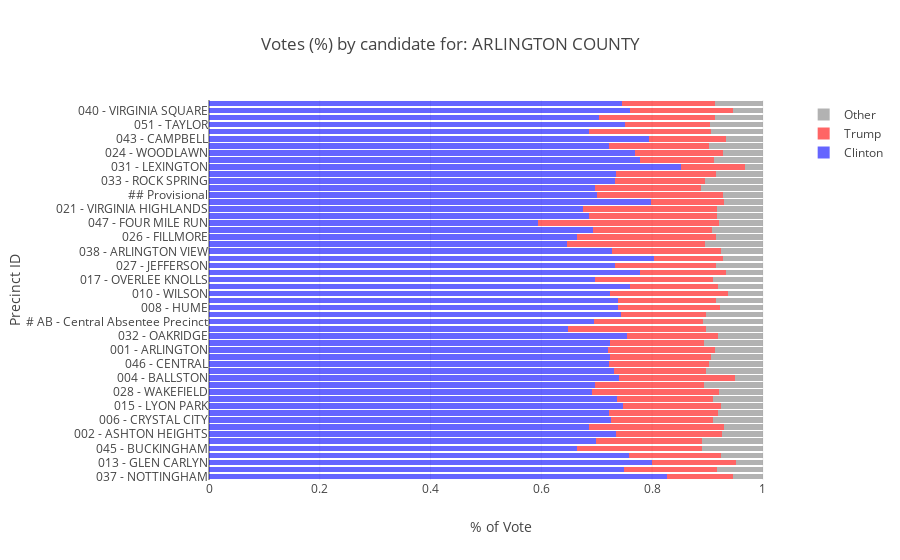

Source (notebook cell):
### Code cell
jurisdiction_name='ARLINGTON COUNTY'
juris_picker(jurisdiction_name)

### Figure 1 — Plotly figure (JSON) as saved in the notebook; plotly's stock layout.template omitted (floating-point values rounded to 4 significant figures)
{"data": [{"marker": {"color": "blue"}, "name": "Clinton", "opacity": 0.6, "orientation": "h", "type": "bar", "uid": "93205891-0740-4133-bc21-c6ddecb7ab8f", "x": [0.8268, 0.7486, 0.8006, 0.7581, 0.6636, 0.6986, 0.7347, 0.6864, 0.7258, 0.7221, 0.7474, 0.736, 0.6913, 0.6969, 0.7402, 0.7316, 0.7217, 0.7245, 0.7202, 0.7238, 0.7549, 0.6476, 0.6953, 0.7436, 0.7379, 0.7393, 0.7242, 0.7598, 0.6968, 0.7786, 0.7337, 0.8029, 0.7283, 0.6465, 0.6643, 0.6932, 0.5945, 0.6868, 0.6745, 0.7973, 0.7002, 0.6977, 0.7333, 0.7355, 0.8522, 0.7776, 0.7689, 0.7216, 0.7939, 0.686, 0.7504, 0.7035, 0.7603, 0.7458], "y": ["037 - NOTTINGHAM", "052 - GUNSTON", "013 - GLEN CARLYN", "029 - DOMINION HILLS", "045 - BUCKINGHAM", "019 - ROSSLYN", "002 - ASHTON HEIGHTS", "009 - COLUMBIA", "006 - CRYSTAL CITY", "023 - WESTOVER", "015 - LYON PARK", "011 - EAST FALLS CHURCH", "028 - WAKEFIELD", "034 - YORKTOWN", "004 - BALLSTON", "022 - ABINGDON", "046 - CENTRAL", "044 - DAWSON TERRACE", "001 - ARLINGTON", "048 - AUSA", "032 - OAKRIDGE", "039 - ASHLAWN", "# AB - Central Absentee Precinct", "041 - NAVY LEAGUE", "008 - HUME", "007 - CHERRYDALE", "010 - WILSON", "003 - AURORA HILLS", "017 - OVERLEE KNOLLS", "050 - CRYSTAL PLAZA", "027 - JEFFERSON", "049 - MONROE", "038 - ARLINGTON VIEW", "042 - SHIRLINGTON", "026 - FILLMORE", "014 - CLARENDON", "047 - FOUR MILE RUN", "020 - THRIFTON", "021 - VIRGINIA HIGHLANDS", "025 - ARLINGTON FOREST", "## Provisional", "005 - BARCROFT", "033 - ROCK SPRING", "016 - LYON VILLAGE", "031 - LEXINGTON", "012 - FAIRLINGTON", "024 - WOODLAWN", "035 - MADISON", "043 - CAMPBELL", "018 - PARK LANE", "051 - TAYLOR", "036 - MARSHALL", "040 - VIRGINIA SQUARE", "030 - GLEBE"]}, {"marker": {"color": "red"}, "name": "Trump", "opacity": 0.6, "orientation": "h", "type": "bar", "uid": "bb870b9b-ea3e-4c36-a564-b9feaee18240", "x": [0.1192, 0.1694, 0.1512, 0.1659, 0.2264, 0.1906, 0.191, 0.2434, 0.1849, 0.1968, 0.1773, 0.1742, 0.2287, 0.196, 0.2092, 0.1665, 0.1811, 0.1823, 0.194, 0.1706, 0.1643, 0.2502, 0.1967, 0.1531, 0.1846, 0.1754, 0.2132, 0.1596, 0.2141, 0.1545, 0.1816, 0.1257, 0.1958, 0.2497, 0.2507, 0.2151, 0.3271, 0.2304, 0.2434, 0.133, 0.2287, 0.1905, 0.1629, 0.1799, 0.1154, 0.1348, 0.1585, 0.1812, 0.139, 0.2202, 0.1545, 0.211, 0.1866, 0.1683], "y": ["037 - NOTTINGHAM", "052 - GUNSTON", "013 - GLEN CARLYN", "029 - DOMINION HILLS", "045 - BUCKINGHAM", "019 - ROSSLYN", "002 - ASHTON HEIGHTS", "009 - COLUMBIA", "006 - CRYSTAL CITY", "023 - WESTOVER", "015 - LYON PARK", "011 - EAST FALLS CHURCH", "028 - WAKEFIELD", "034 - YORKTOWN", "004 - BALLSTON", "022 - ABINGDON", "046 - CENTRAL", "044 - DAWSON TERRACE", "001 - ARLINGTON", "048 - AUSA", "032 - OAKRIDGE", "039 - ASHLAWN", "# AB - Central Absentee Precinct", "041 - NAVY LEAGUE", "008 - HUME", "007 - CHERRYDALE", "010 - WILSON", "003 - AURORA HILLS", "017 - OVERLEE KNOLLS", "050 - CRYSTAL PLAZA", "027 - JEFFERSON", "049 - MONROE", "038 - ARLINGTON VIEW", "042 - SHIRLINGTON", "026 - FILLMORE", "014 - CLARENDON", "047 - FOUR MILE RUN", "020 - THRIFTON", "021 - VIRGINIA HIGHLANDS", "025 - ARLINGTON FOREST", "## Provisional", "005 - BARCROFT", "033 - ROCK SPRING", "016 - LYON VILLAGE", "031 - LEXINGTON", "012 - FAIRLINGTON", "024 - WOODLAWN", "035 - MADISON", "043 - CAMPBELL", "018 - PARK LANE", "051 - TAYLOR", "036 - MARSHALL", "040 - VIRGINIA SQUARE", "030 - GLEBE"]}, {"marker": {"color": "grey"}, "name": "Other", "opacity": 0.6, "orientation": "h", "type": "bar", "uid": "5c0e4581-aab7-4364-8ddb-201b42ab187b", "x": [0.05408, 0.08197, 0.04815, 0.076, 0.11, 0.1107, 0.07435, 0.07018, 0.08933, 0.08118, 0.07526, 0.08986, 0.08004, 0.1071, 0.05065, 0.1019, 0.09719, 0.0932, 0.08578, 0.1055, 0.08084, 0.1022, 0.1081, 0.1034, 0.07743, 0.08523, 0.06259, 0.08065, 0.08914, 0.06695, 0.08468, 0.07135, 0.07589, 0.1038, 0.08508, 0.09178, 0.07842, 0.08277, 0.08204, 0.06975, 0.07114, 0.1117, 0.1038, 0.08461, 0.03239, 0.08759, 0.0726, 0.09718, 0.067, 0.09375, 0.09503, 0.08556, 0.05305, 0.08589], "y": ["037 - NOTTINGHAM", "052 - GUNSTON", "013 - GLEN CARLYN", "029 - DOMINION HILLS", "045 - BUCKINGHAM", "019 - ROSSLYN", "002 - ASHTON HEIGHTS", "009 - COLUMBIA", "006 - CRYSTAL CITY", "023 - WESTOVER", "015 - LYON PARK", "011 - EAST FALLS CHURCH", "028 - WAKEFIELD", "034 - YORKTOWN", "004 - BALLSTON", "022 - ABINGDON", "046 - CENTRAL", "044 - DAWSON TERRACE", "001 - ARLINGTON", "048 - AUSA", "032 - OAKRIDGE", "039 - ASHLAWN", "# AB - Central Absentee Precinct", "041 - NAVY LEAGUE", "008 - HUME", "007 - CHERRYDALE", "010 - WILSON", "003 - AURORA HILLS", "017 - OVERLEE KNOLLS", "050 - CRYSTAL PLAZA", "027 - JEFFERSON", "049 - MONROE", "038 - ARLINGTON VIEW", "042 - SHIRLINGTON", "026 - FILLMORE", "014 - CLARENDON", "047 - FOUR MILE RUN", "020 - THRIFTON", "021 - VIRGINIA HIGHLANDS", "025 - ARLINGTON FOREST", "## Provisional", "005 - BARCROFT", "033 - ROCK SPRING", "016 - LYON VILLAGE", "031 - LEXINGTON", "012 - FAIRLINGTON", "024 - WOODLAWN", "035 - MADISON", "043 - CAMPBELL", "018 - PARK LANE", "051 - TAYLOR", "036 - MARSHALL", "040 - VIRGINIA SQUARE", "030 - GLEBE"]}], "layout": {"barmode": "stack", "title": {"text": "Votes (%) by candidate for: ARLINGTON COUNTY"}, "xaxis": {"title": {"text": "% of Vote"}}, "yaxis": {"automargin": true, "title": {"text": "Precinct ID"}}}}
